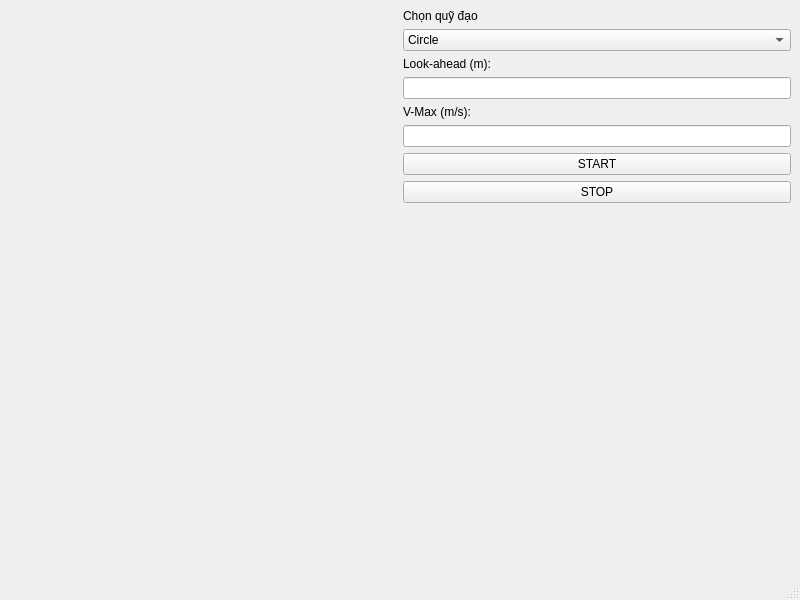
<?xml version="1.0" encoding="UTF-8"?>
<ui version="4.0">
 <class>MainWindow</class>
 <widget class="QMainWindow" name="MainWindow">
  <property name="geometry">
   <rect>
    <x>0</x>
    <y>0</y>
    <width>800</width>
    <height>600</height>
   </rect>
  </property>
  <property name="windowTitle">
   <string>MainWindow</string>
  </property>
  <widget class="QWidget" name="centralwidget">
   <layout class="QHBoxLayout" name="horizontalLayout">
    <item>
     <spacer name="horizontalSpacer">
      <property name="orientation">
       <enum>Qt::Orientation::Horizontal</enum>
      </property>
      <property name="sizeHint" stdset="0">
       <size>
        <width>40</width>
        <height>20</height>
       </size>
      </property>
     </spacer>
    </item>
    <item>
     <widget class="DrawingCanvas" name="canvasWidget" native="true"/>
    </item>
    <item>
     <layout class="QVBoxLayout" name="controlPanel">
      <item>
       <widget class="QLabel" name="label">
        <property name="text">
         <string>Chọn quỹ đạo</string>
        </property>
       </widget>
      </item>
      <item>
       <widget class="QComboBox" name="comboPath">
        <item>
         <property name="text">
          <string>Circle</string>
         </property>
        </item>
        <item>
         <property name="text">
          <string>Figure 8</string>
         </property>
        </item>
       </widget>
      </item>
      <item>
       <widget class="QLabel" name="Lookahead">
        <property name="text">
         <string>Look-ahead (m):</string>
        </property>
       </widget>
      </item>
      <item>
       <widget class="QLineEdit" name="txtLookahead"/>
      </item>
      <item>
       <widget class="QLabel" name="VMax">
        <property name="text">
         <string>V-Max (m/s):</string>
        </property>
       </widget>
      </item>
      <item>
       <widget class="QLineEdit" name="txtVMax"/>
      </item>
      <item>
       <widget class="QPushButton" name="btnStart">
        <property name="text">
         <string>START</string>
        </property>
       </widget>
      </item>
      <item>
       <widget class="QPushButton" name="btnStop">
        <property name="text">
         <string>STOP</string>
        </property>
       </widget>
      </item>
      <item>
       <spacer name="verticalSpacer">
        <property name="orientation">
         <enum>Qt::Orientation::Vertical</enum>
        </property>
        <property name="sizeHint" stdset="0">
         <size>
          <width>20</width>
          <height>40</height>
         </size>
        </property>
       </spacer>
      </item>
     </layout>
    </item>
   </layout>
  </widget>
  <widget class="QMenuBar" name="menubar">
   <property name="geometry">
    <rect>
     <x>0</x>
     <y>0</y>
     <width>800</width>
     <height>25</height>
    </rect>
   </property>
  </widget>
  <widget class="QStatusBar" name="statusbar"/>
 </widget>
 <customwidgets>
  <customwidget>
   <class>DrawingCanvas</class>
   <extends>QWidget</extends>
   <header>drawingcanvas.h</header>
   <container>1</container>
  </customwidget>
 </customwidgets>
 <resources/>
 <connections/>
</ui>
